Frame 1 (no input): blank canvas, image omitted
Frame 60 (no input): blank canvas, image omitted
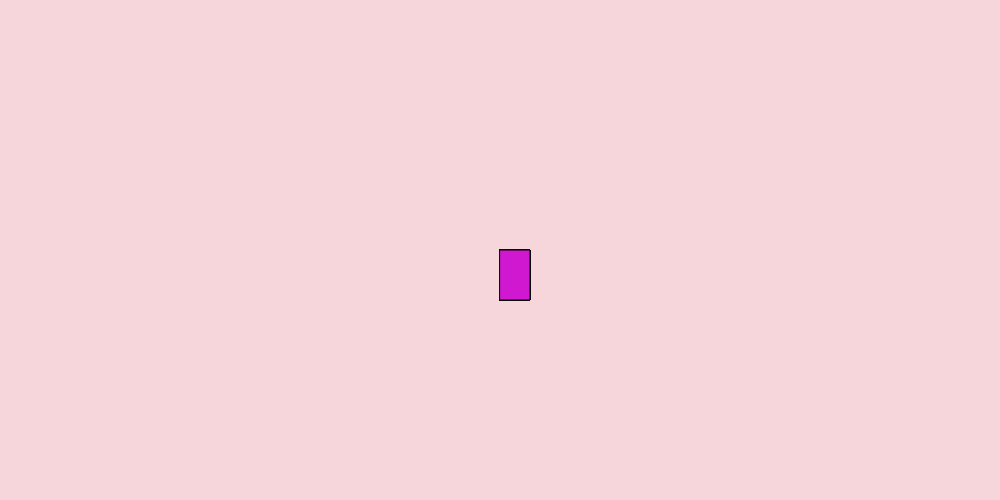
Frame 120 (the mouse pressed at the canvas centre since frame 60)

The p5.js sketch whose frames 1 and 60 were blank and that drew this single picture after the mouse press (run headless with seeded random() and noise() and a simulated clock; from frame 60 on, the mouse is pressed at the canvas centre):

// p5.js sketch
// ── sketch.js
function setup() {
  createCanvas(1000, 500);
    background('rgb(247,214,219)');

}

function draw() {
  fill ('rgb(209,24,209)');
  stroke('black')
  if (mouseIsPressed)
    rect(mouseX,mouseY,30,50);

}
